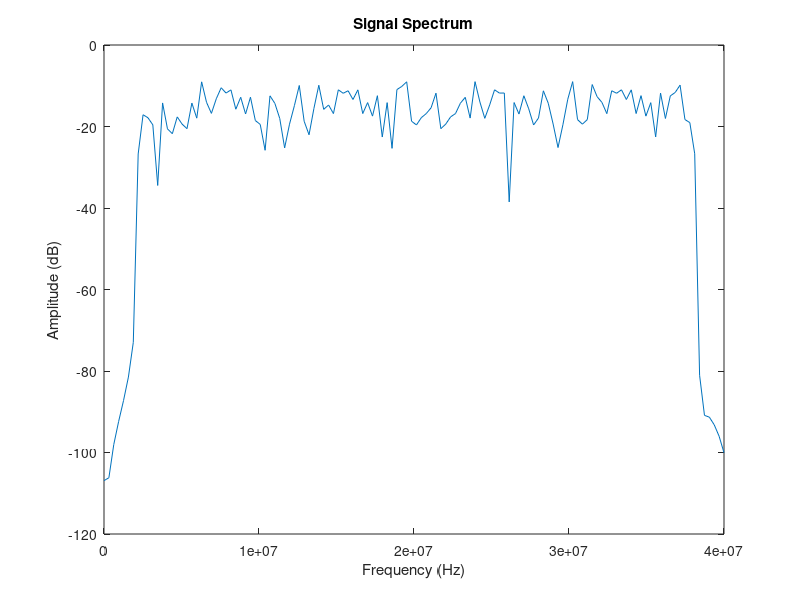
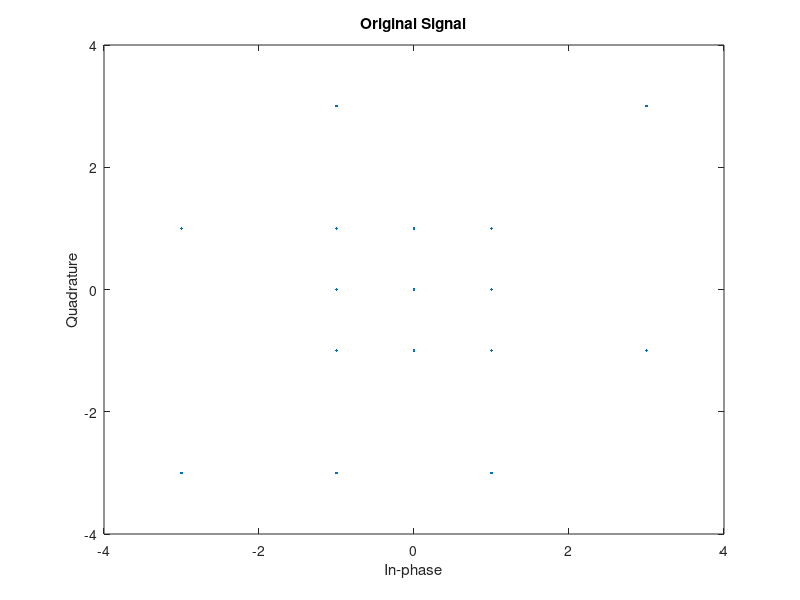
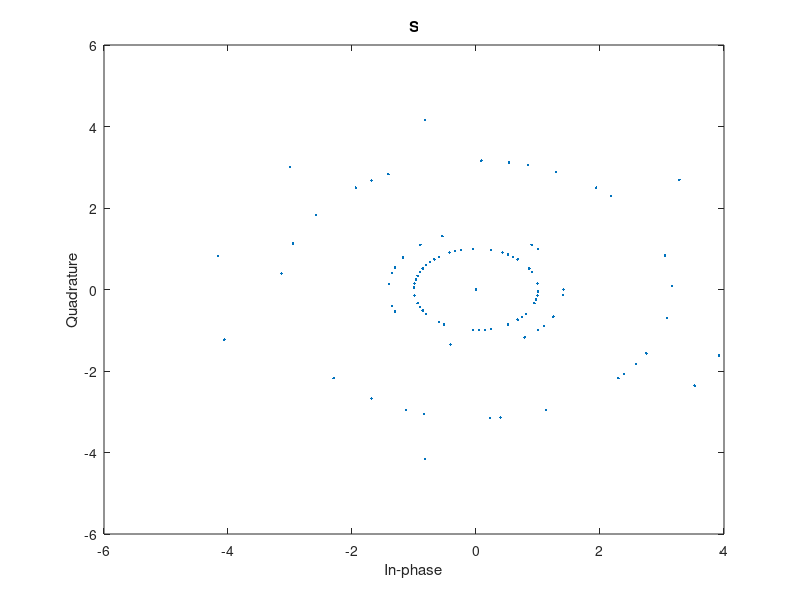
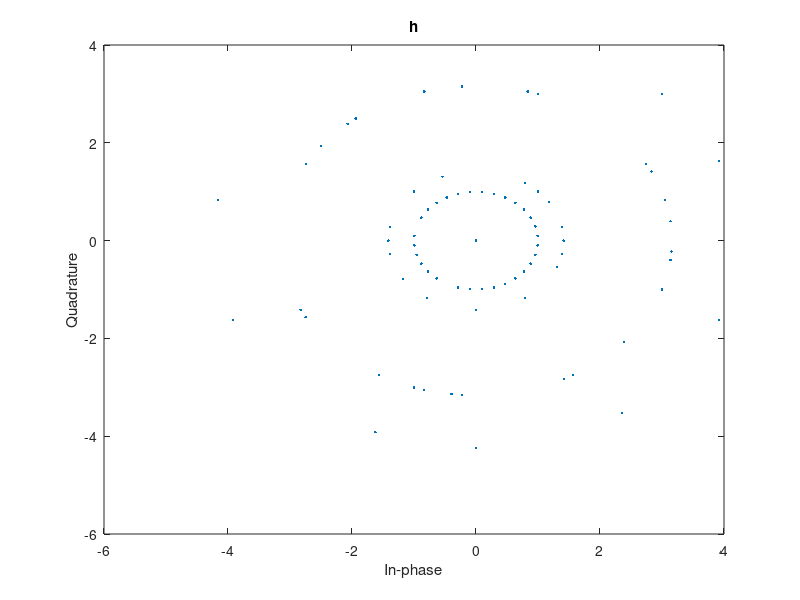

MATLAB code to generate these figures, in order:
clear all;

Ng_right = 7; % Guard interval on the right
N = 128; % Number of pilot subcarriers (every other one)
Fc = 64; % Central subcarrier
modulation_info = 4; % Modulation scheme on information subcarriers
modulation_pilot = 2; % Modulation scheme on pilot subcarriers
prefix_length = 16; % Cyclic prefix length
fs = 40e6; % Sampling frequency
points = 1;

ofdm_symbols = zeros(N, points);
for i = 1:points
%     info_symbols = randi([0, 3], 1, 29);
%     pilot_symbols = randi([0, 1], 1, 29);
    info_symbols = randi([0, 15], 29, 1);  
    pilot_symbols = randi([0, 3], 29, 1); 
%     info_subcarriers = pskmod(info_symbols, modulation_info, 0, 'gray', InputType = 'integer');
%     pilot_subcarriers = pskmod(pilot_symbols, modulation_pilot);
    info_subcarriers = qammod(info_symbols, 16);  % 16-QAM modulation
    pilot_subcarriers = pskmod(pilot_symbols, 4);  % QPSK modulation
    ofdm_symbol = zeros(1, N);
    ofdm_symbol(9:2:66) = info_subcarriers;
    ofdm_symbol(65:2:121) = info_subcarriers;
    ofdm_symbol(10:2:67) = pilot_subcarriers;
    ofdm_symbol(64:2:120) = pilot_subcarriers;
%     ofdm_symbol(9:2:121) = info_subcarriers;
%     ofdm_symbol(10:2:120) = pilot_subcarriers;
    ofdm_symbols(:,i) = ofdm_symbol;
end

ofdm_signal = ifft(ofdm_symbols, 128);

ifft_signal = ifft(ofdm_symbols, 128);
last_16 = ifft_signal(113:end,:);
p4_signal = [last_16; ifft_signal];
p4_signal = reshape(p4_signal,[],1);

spectrum = pwelch(p4_signal, 128, 0, 128, 'twosided');

figure;
plot(linspace(0, fs, 128), 10*log10(spectrum));  % Display only half of the spectrum
title('Signal Spectrum');
xlabel('Frequency (Hz)');
ylabel('Amplitude (dB)');

%% Constellation shifts
ofdm_signal_without_cp = p4_signal(prefix_length+1:end);

% Frequency domain representation
ofdm_signal_freq = fft(ofdm_signal_without_cp, 128);
scatterplot(ofdm_signal_freq);
title('Original Signal');
% Frequency domain representations with different circular shifts
shifts = [-1, -10, 1, 10];
names =['Shift -1',"Shift -10", "Shift 1", "Shift 10"];
for i = 1:length(shifts)
    shifted_signal = fft(circshift(ofdm_signal_without_cp, shifts(i)), 128);
    scatterplot(shifted_signal);
    title(names(i))
end

%% Frequency shift | What is subcarrier spacing?
frequency_shifts = [0.1, 0.5, 1]; % in subcarrier spacing
shifted_signals = cell(1, length(frequency_shifts));

% #dF = 1/t

%% Points 5-6
Fs = 40e6;  % Transmitter sampling frequency
epsilon_values = [0.02, 0.01, -0.01, -0.02];  % Values for epsilon

% Create a time vector based on the original sampling frequency
t_transmitter = (0:length(p4_signal)-1) / Fs;

% Transmitter
for epsilon = epsilon_values
    % Correct the receiver sampling frequency
    Fs_receiver = Fs - epsilon * Fs;

    % Create a time vector based on the corrected sampling frequency
    t_receiver = (0:length(p4_signal)-1) / Fs_receiver;

    % Resample the signal at the receiver
    ofdm_signal_received = resample(p4_signal, Fs_receiver, Fs);

    % Modulate on the central subcarrier
    central_subcarrier_index = floor(length(p4_signal) / 2);
    central_subcarrier_signal = ofdm_signal_received(central_subcarrier_index, :);

    % Plot the signal constellation
    scatterplot(central_subcarrier_signal);
    title(['Signal Constellation (Epsilon = ' num2str(epsilon) ')']);
    xlabel('I');
    ylabel('Q');
    grid on;
end
